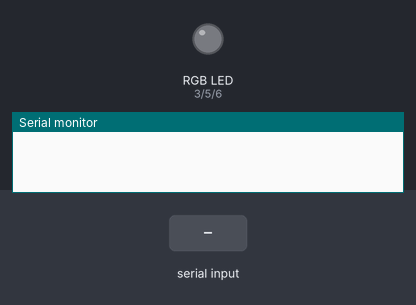
This sketch was run on a simulated Arduino Uno, built with avr-gcc and run on an emulated ATmega328P. Shown: an RGB LED mixed from three pins (HIGH = lit), the last lines printed to the serial monitor. The inputs (shaded band) are chosen by the test bench. Dim RGB values are drawn brighter than linear.

Above: at 1.2 s.
1.3 s: "90,45,200\n" received over Serial
At 2.2 s:
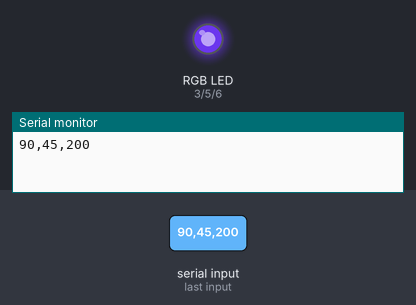
2.8 s: "90,45\n" received over Serial
At 3.3 s:
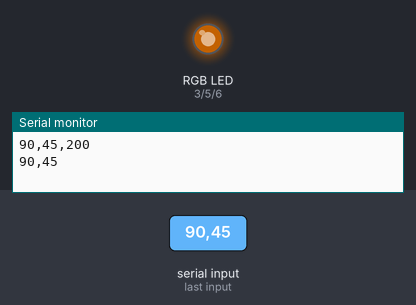
4.3 s: "5\n" received over Serial
At 5.5 s:
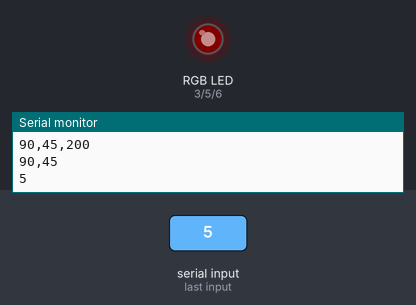
5.8 s: "30,150,10\n" received over Serial
At 6.8 s:
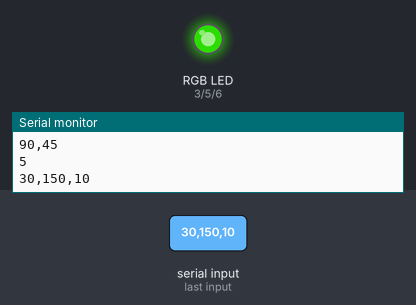
7.3 s: "90\n" received over Serial
At 7.9 s:
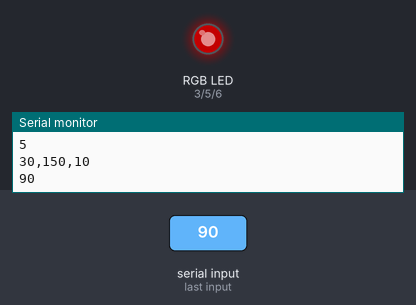
8.8 s: "200\n" received over Serial
At 10.2 s:
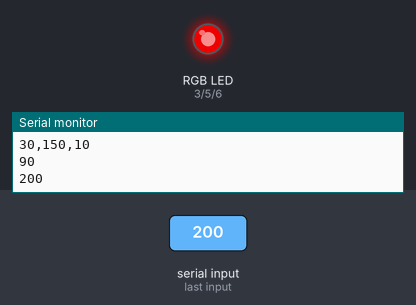
Timing chart, 0 to 11.3 s (numbered marks = the images above; inputs shaded):
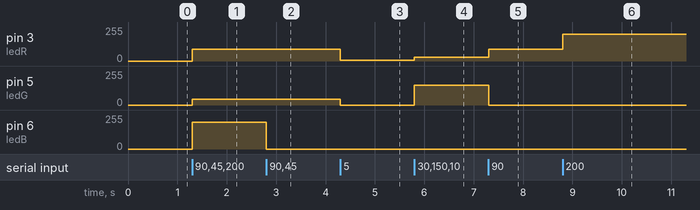

The sketch:

Leds.ino
```cpp
int ledR = 3;
int ledG = 5;
int ledB = 6;

// the setup routine runs once when you press reset:
void setup() {
  // declare pin 9 to be an output:

  Serial.begin(115200);
}

// the loop routine runs over and over again forever:
void loop() {
  if (Serial.available() > 0) {
    String str = Serial.readStringUntil('\n');
    // look for the next valid integer in the incoming serial stream:
    Serial.println(str);
    int red = (int)str.substring(0,3).toInt();
    // do it again:
    int green = (int)str.substring(3,6).toInt();
    // do it again:
    int blue = (int)str.substring(6,9).toInt();

      red = constrain(red, 0, 255);
      green = constrain(green, 0, 255);
      blue = constrain(blue, 0, 255);

      // fade the red, green, and blue legs of the LED:
      analogWrite(ledR, red);
      analogWrite(ledG, green);
      analogWrite(ledB, blue);

  }

}
```

Measured:
- after the input at 1.3 s, pin 3 (ledR): 0/255 → 90/255 at once; pin 5 (ledG): 0/255 → 45/255 at once; pin 6 (ledB): 0/255 → 200/255 at once
- after the input at 2.8 s, pin 6 (ledB): 200/255 → 0/255 at once
- after the input at 4.3 s, pin 3 (ledR): 90/255 → 5/255 at once; pin 5 (ledG): 45/255 → 0/255 at once
- after the input at 5.8 s, pin 3 (ledR): 5/255 → 30/255 at once; pin 5 (ledG): 0/255 → 150/255 at once
- after the input at 7.3 s, pin 3 (ledR): 30/255 → 90/255 at once; pin 5 (ledG): 150/255 → 0/255 at once
- after the input at 8.8 s, pin 3 (ledR): 90/255 → 200/255 at once
